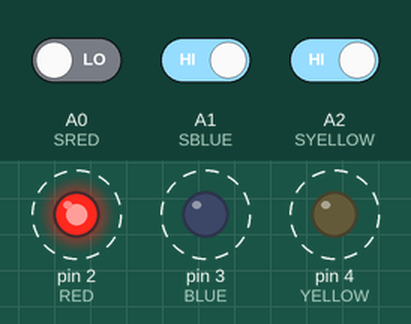
This sketch was run on a simulated Arduino Uno, built with avr-gcc and run on an emulated ATmega328P. Parts: output pins drawn as LEDs (lit = HIGH). Dashed ring = blinking. Inputs (shaded band) come from the test bench; at power-on: A0 (SRED) LOW, A1 (SBLUE) HIGH, A2 (SYELLOW) HIGH.

Above: at 1.25 s.
1.3 s: A0 (SRED) driven HIGH
At 2.0 s:
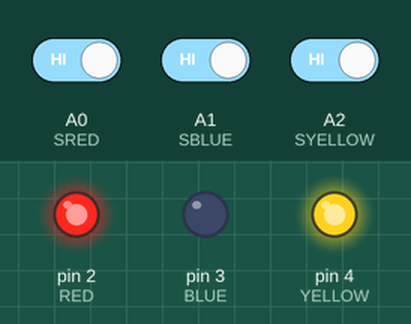
4.3 s: A1 (SBLUE) driven LOW
At 4.5 s:
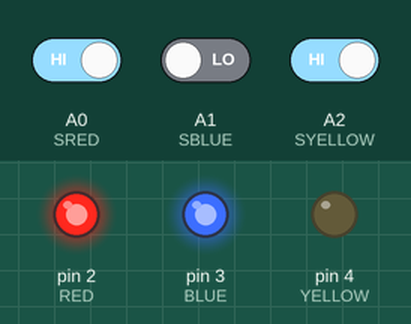
7.3 s: A1 (SBLUE) driven HIGH
At 7.8 s:
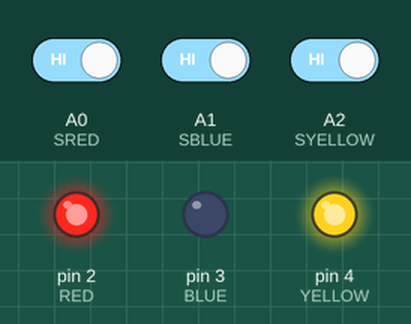
10.3 s: A0 (SRED) driven LOW
At 10.45 s:
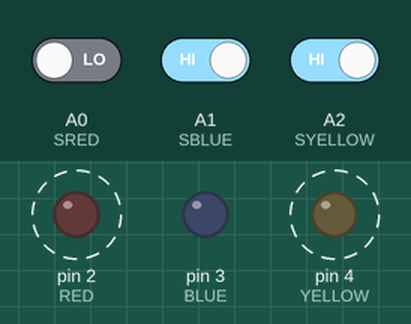
13.3 s: A2 (SYELLOW) driven LOW
At 13.5 s:
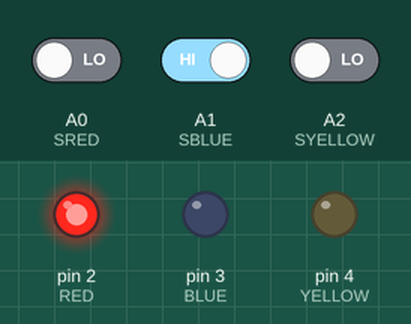
Timing chart, 0 to 16.3 s (numbered marks = the images above; inputs shaded):
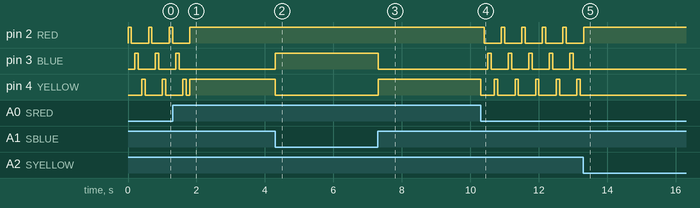

The sketch:

MaithaAlGhfeli_ARDUINO1.ino
```cpp
/*
 This is my first arduino homework for Intro to IM
 Assignment: LED & Switch Puzzle
 Title: FIND THE PARTY!

 This program was written by Maitha AlGhfeli
 23 March 2021
 */

// DECLARING MY VARIABLES
const int RED = 2;
const int BLUE = 3;
const int YELLOW = 4;

const int SRED = A0;
const int SBLUE = A1;
const int SYELLOW = A2;

// SETUP
void setup() {
  // DECLARING MY LED's AS OUTPUTS
  pinMode(RED, OUTPUT);
  pinMode(BLUE, OUTPUT);
  pinMode(YELLOW, OUTPUT);

}

// DRAWS CONTINOUSLY
void loop() {

  /* I MADE 7 POSSIBLE COMBINATIONS OF EITHER LIGHT ON OR OFF
  AND WHICH CONTAIN DIFFERENT COMBINATIONS OF SWITCHES AND
  LIGHT RESPONSES  */


  if (digitalRead(SRED) == HIGH && digitalRead(SBLUE) == LOW && digitalRead(SYELLOW) == LOW){

    // R:on, B:off, Y:off == yellow light on
    digitalWrite(YELLOW, HIGH);
    delay(100);
    digitalWrite(YELLOW, LOW);

  } else if (digitalRead(SRED) == LOW && digitalRead(SBLUE) == HIGH && digitalRead(SYELLOW) == LOW){

    digitalWrite(RED, HIGH);
    delay(100);
    digitalWrite(RED, LOW);
    //R:off, B:on, Y: off == red light on

  } else if (digitalRead(SRED) == LOW && digitalRead(SBLUE) == LOW && digitalRead(SYELLOW) == HIGH){

    digitalWrite(YELLOW, HIGH);
    delay(100);
    digitalWrite(YELLOW, LOW);
    //R:off, B:off, Y:on == yellow light on

  } else if (digitalRead(SRED) == HIGH && digitalRead(SBLUE) == HIGH && digitalRead(SYELLOW) == LOW){

    digitalWrite(BLUE, HIGH);
    delay(100);
    digitalWrite(BLUE, LOW);
    //R:on, B:oon, Y:on == blue light on

  } else if (digitalRead(SRED) == HIGH && digitalRead(SBLUE) == LOW && digitalRead(SYELLOW) == HIGH){

    digitalWrite(RED, HIGH);
    digitalWrite(BLUE, HIGH);
    delay(100);
    digitalWrite(RED, LOW);
    digitalWrite(BLUE, LOW);
    //R:on, B:off, Y:on == blue and red lights on

  } else if (digitalRead(SRED) == LOW && digitalRead(SBLUE) == HIGH && digitalRead(SYELLOW) == HIGH){

    win(); //R:off, B:on, Y:on == YOU FOUND IT!!!

  } else if (digitalRead(SRED) == HIGH && digitalRead(SBLUE) == HIGH && digitalRead(SYELLOW) == HIGH){

    digitalWrite(YELLOW, HIGH);
    digitalWrite(RED, HIGH);
    delay(100);
    digitalWrite(YELLOW, LOW);
    digitalWrite(RED, LOW);
    //R:on, B:on, Y:on == yellow and red lights on

  }

}

// FUNCTION CALLS FOR FLASHING LIGHTS AT WIN
void win() {

  digitalWrite(RED, HIGH);
  delay(100);
  digitalWrite(RED, LOW);
  delay(100);

  digitalWrite(BLUE, HIGH);
  delay(100);
  digitalWrite(BLUE, LOW);
  delay(100);

  digitalWrite(YELLOW, HIGH);
  delay(100);
  digitalWrite(YELLOW, LOW);
  delay(100);
}


//------------------------------------------------------------END!
```

Measured:
- after the input at 1.3 s, pin 2 (RED): goes on until 1.8 s, then stays HIGH; pin 3 (BLUE): goes on until 1.5 s, then stays LOW
- after the input at 4.3 s, pin 3 (BLUE): LOW → HIGH at once; pin 4 (YELLOW): HIGH → LOW at once
- after the input at 7.3 s, pin 3 (BLUE): HIGH → LOW at once; pin 4 (YELLOW): LOW → HIGH at once
- after the input at 10.3 s, pin 2 (RED): alternates HIGH for 0.10 s and LOW for 0.50 s, starting after 0.11 s; pin 3 (BLUE): alternates HIGH for 0.10 s and LOW for 0.50 s, starting after 0.21 s; pin 4 (YELLOW): alternates HIGH for 0.10 s and LOW for 0.50 s, starting at once
- after the input at 13.3 s, pin 2 (RED): goes on until 13.3 s, then stays HIGH; pin 3 (BLUE), pin 4 (YELLOW): stops changing and stays LOW
- by itself, pin 2 (RED), pin 3 (BLUE): alternates HIGH for 0.10 s and LOW for 0.50 s
